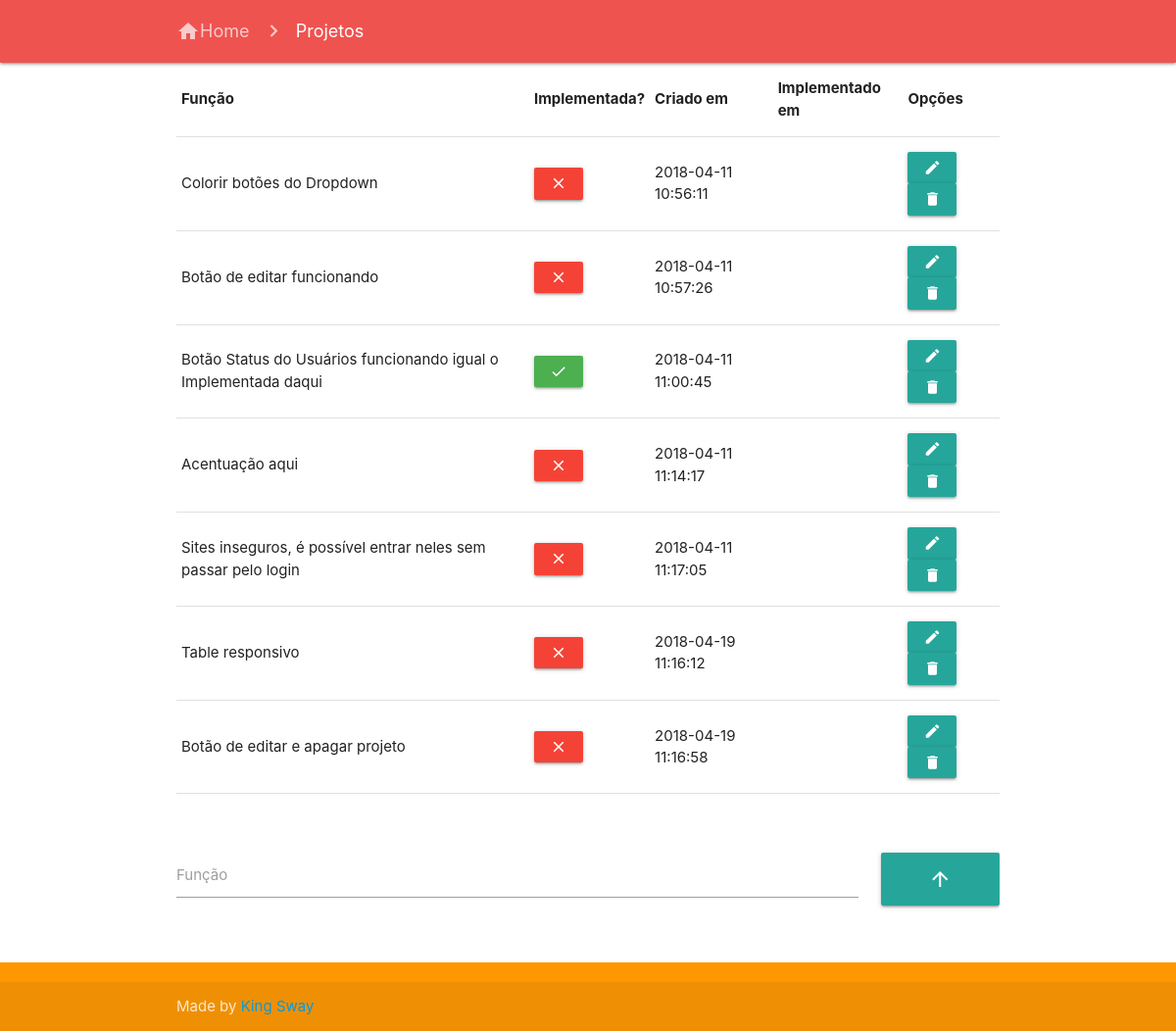
Screenshot of /projeto.php with the database file from the repository.
### tables this page shows
CREATE TABLE `tbprojetos` (
  `id` int(255) NOT NULL,
  `funcao` varchar(255) NOT NULL,
  `implementada` int(1) NOT NULL DEFAULT '0',
  `criadoem` timestamp NULL DEFAULT CURRENT_TIMESTAMP,
  `implementadaem` date DEFAULT NULL
);

### projeto.php (the view, shortened to what this page needs)
<!DOCTYPE html>
<html>
  <head>
    <link href="css/materialize.css" type="text/css" rel="stylesheet" media="screen,projection"/>
    <link href="css/style.css" type="text/css" rel="stylesheet" media="screen,projection"/>
  </head>
  <body>
		<?php require_once ("padroes/navigation.php"); ?>
    <nav class="red lighten-1" role="navigation">
      <div class="nav-wrapper container">
        <a href="index.php" class="breadcrumb"><i class="material-icons">home</i>Home</a>
        <a class="breadcrumb">Projetos</a>
      </div>
    </nav>
    <main>
    <div class="container" style="overflow-x:auto;">
      <form method="POST" action="#" class="col s12">
    <table cellpadding="1">
      <tr class="hoverable">
        <th>Função</th>
        <th>Implementada?</th>
        <th>Criado em</th>
        <th>Implementado em</th>
        <th>Opções</th>
      </tr>
      <?php
        $db = mysqli_connect('localhost', 'root', '', 'dbregistro');
        $query = "SELECT id, funcao, implementada, criadoem, implementadaem FROM tbprojetos ORDER BY criadoem ASC";
        $result = mysqli_query($db, $query);
        while ($user = mysqli_fetch_assoc($result)){ ?>
        <tr class="hoverable">
          <td><?php echo $user['funcao']?></td>
          <?php
          if ($user['implementada'] == 0) { echo '<td><Button name="btnImplementado" value="'.$user['id'].'" class="btn-small red"><i class="material-icons">clear</i></Button></td>';}
          if ($user['implementada'] == 1) { echo '<td><Button name="btnImplementado" value="'.$user['id'].'" class="btn-small green"><i class="material-icons">done</i></Button></td>';}
          ?>
          <td><?php echo $user['criadoem']?></td>
          <td><?php echo $user['implementadaem']?></td>
          <td><form method="POST" action="editarProjeto.php"><button name="btnEditProjeto" value=<?php echo $user['id']; ?> class="btn-small"><i class="material-icons">edit</i></button></form>
            <button name="btnDeleteProjeto" value=<?php echo $user['id']; ?> class="btn-small"><i class="material-icons">delete</i> </td>
        </tr>
      <?php } ?>
    </table>
    </form>
    <br>
    <br>
    <form method="POST" action="#" class="col s12">
      <div class="row">
        <div class="input-field col s10">
          <input type="text" name="txtFuncao">
          <label>Função</label>
        </div>
        <div class="input-field col s2">
          <button name="btnProjeto" class="btn-large" style="width: 100%"><i class="material-icons">arrow_upward</i></button>
        </div>
      </div>
    </form>
    </div>
<br>
</main>
  <?php require_once("padroes/footer.php") ?>
</body>
</html>

### padroes/footer.php (style rules this page uses)
body { display: flex;min-height: 100vh;flex-direction: column; }
main { flex: 1 0 auto; }

### rows the page displays
tbprojetos: funcao "Colorir botões do Dropdown", $user['id'] 1 (drawn), criadoem "2018-04-11 10:56:11"
tbprojetos: funcao "Botão de editar funcionando", $user['id'] 2 (drawn), criadoem "2018-04-11 10:57:26"
tbprojetos: funcao "Botão Status do Usuários funcionando igual o Implementada daqui", $user['id'] 3 (drawn), criadoem "2018-04-11 11:00:45"
tbprojetos: funcao "Acentuação aqui", $user['id'] 4 (drawn), criadoem "2018-04-11 11:14:17"
tbprojetos: funcao "Sites inseguros, é possível entrar neles sem passar pelo login", $user['id'] 5 (drawn), criadoem "2018-04-11 11:17:05"
tbprojetos: funcao "Table responsivo", $user['id'] 6 (drawn), criadoem "2018-04-19 11:16:12"
tbprojetos: funcao "Botão de editar e apagar projeto", $user['id'] 7 (drawn), criadoem "2018-04-19 11:16:58"
